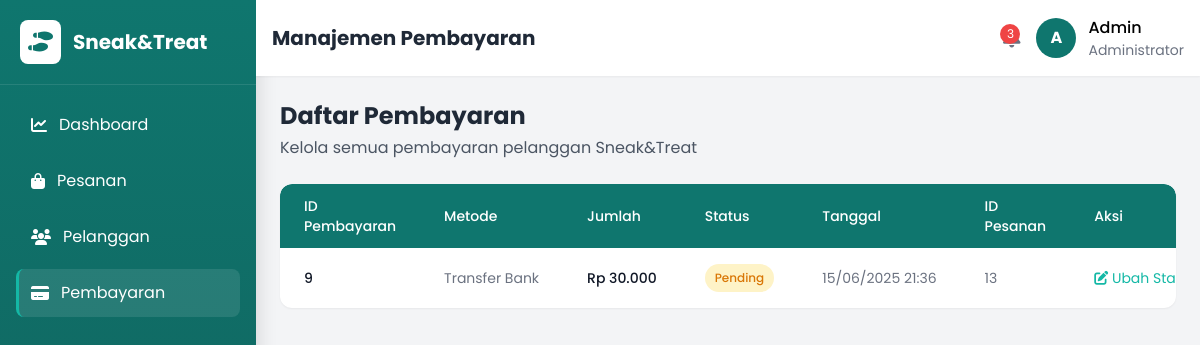
Screenshot of /Project_Sepatu/Admin_Page/Pembayaran/DeksPM.php with the database file from the repository.
### tables this page shows
CREATE TABLE `pembayaran` (
  `IdPembayaran` int(11) NOT NULL AUTO_INCREMENT,
  `Metode_Pembayaran` varchar(50) NOT NULL,
  `Jumlah_Pembayaran` decimal(10,2) NOT NULL,
  `Status_Pembayaran` enum('Lunas','Pending','Gagal') DEFAULT 'Pending',
  `Tanggal_Pembayaran` datetime DEFAULT current_timestamp(),
  `Pesanan_IdPesanan` int(11) NOT NULL,
  PRIMARY KEY (`IdPembayaran`),
  KEY `Pesanan_IdPesanan` (`Pesanan_IdPesanan`),
  CONSTRAINT `pembayaran_ibfk_1` FOREIGN KEY (`Pesanan_IdPesanan`) REFERENCES `pesanan` (`idPesanan`) ON DELETE CASCADE ON UPDATE CASCADE
);

### Project_Sepatu/Admin_Page/Pembayaran/DeksPM.php (the view, shortened to what this page needs)
<!DOCTYPE html>
<html lang="id">
<head>
  <script src="https://cdn.tailwindcss.com"></script>
  <link rel="stylesheet" href="https://cdnjs.cloudflare.com/ajax/libs/font-awesome/6.4.0/css/all.min.css">
</head>
<body class="bg-gray-100">
<?php
include('conn.php');
$sql = "SELECT
            IdPembayaran,
            Metode_Pembayaran,
            Jumlah_Pembayaran,
            Status_Pembayaran,
            Tanggal_Pembayaran,
            Pesanan_IdPesanan
        FROM pembayaran
        ORDER BY Tanggal_Pembayaran DESC";
$result = $conn->query($sql);
?>
  <div class="flex min-h-screen">
    <aside class="sidebar w-64 min-h-screen text-white transition-all duration-300">
      <div class="p-5 flex items-center gap-3 border-b border-white/10">
        <div class="bg-white p-2 rounded-lg">
          <i class="fas fa-shoe-prints text-primary text-xl"></i>
        </div>
        <h1 class="text-xl font-bold logo-text">Sneak&Treat</h1>
      </div>
      <nav class="p-4">
        <ul class="space-y-2">
          <li>
            <a href="../IndexAdmin.php" class="nav-item flex items-center gap-3 p-3 rounded-lg">
              <i class="fas fa-chart-line"></i>
              <span class="nav-text">Dashboard</span>
            </a>
          </li>
          <li>
            <a href="../Pesanan/DeksP.php" class="nav-item flex items-center gap-3 p-3 rounded-lg">
              <i class="fas fa-shopping-bag"></i>
              <span class="nav-text">Pesanan</span>
            </a>
          </li>
          <li>
            <a href="../Pelanggan/DeksPL.php" class="nav-item flex items-center gap-3 p-3 rounded-lg">
              <i class="fas fa-users"></i>
              <span class="nav-text">Pelanggan</span>
            </a>
          </li>
          <li>
            <a href="DeksPM.php" class="nav-item active flex items-center gap-3 p-3 rounded-lg">
              <i class="fas fa-credit-card"></i>
              <span class="nav-text">Pembayaran</span>
            </a>
          </li>
        </ul>
      </nav>
    </aside>
    <div class="flex-1 flex flex-col overflow-hidden">
      <header class="bg-white shadow-sm">
        <div class="flex justify-between items-center p-4">
          <div class="flex items-center">
            <h1 class="text-xl font-bold text-gray-800">Manajemen Pembayaran</h1>
          </div>
          <div class="flex items-center gap-4">
            <div class="relative">
              <button class="text-gray-500 hover:text-gray-700">
              </button>
              <span class="absolute top-0 right-0 bg-red-500 text-white text-xs rounded-full h-5 w-5 flex items-center justify-center">3</span>
            </div>
            <div class="flex items-center gap-3">
              <div class="bg-primary w-10 h-10 rounded-full flex items-center justify-center text-white font-bold">A</div>
              <div class="hidden md:block">
                <p class="font-medium">Admin</p>
                <p class="text-sm text-gray-500">Administrator</p>
              </div>
            </div>
          </div>
        </div>
      </header>
      <main class="flex-1 overflow-y-auto p-4 md:p-6">
        <div class="flex flex-col md:flex-row md:items-center md:justify-between mb-6">
          <div>
            <h2 class="text-2xl font-bold text-gray-800 mb-1">Daftar Pembayaran</h2>
            <p class="text-gray-600">Kelola semua pembayaran pelanggan Sneak&Treat</p>
          </div>
        </div>
        <div class="bg-white rounded-xl shadow-sm overflow-hidden">
          <?php if ($result && $result->num_rows > 0): ?>
            <div class="table-container">
              <table class="min-w-full">
                <thead>
                  <tr class="table-header">
                    <th class="px-6 py-3 text-left text-sm font-medium">ID Pembayaran</th>
                    <th class="px-6 py-3 text-left text-sm font-medium">Metode</th>
                    <th class="px-6 py-3 text-left text-sm font-medium">Jumlah</th>
                    <th class="px-6 py-3 text-left text-sm font-medium">Status</th>
                    <th class="px-6 py-3 text-left text-sm font-medium">Tanggal</th>
                    <th class="px-6 py-3 text-left text-sm font-medium">ID Pesanan</th>
                    <th class="px-6 py-3 text-left text-sm font-medium">Aksi</th>
                  </tr>
                </thead>
                <tbody class="divide-y divide-gray-200">
                  <?php while($row = $result->fetch_assoc()): ?>
                    <tr class="table-row">
                      <td class="px-6 py-4 whitespace-nowrap text-sm font-medium text-gray-900">
                        <?= htmlspecialchars($row['IdPembayaran']) ?>
                      </td>
                      <td class="px-6 py-4 whitespace-nowrap text-sm text-gray-500">
                        <?= htmlspecialchars($row['Metode_Pembayaran']) ?>
                      </td>
                      <td class="px-6 py-4 whitespace-nowrap text-sm font-medium text-gray-900">
                        Rp <?= number_format($row['Jumlah_Pembayaran'], 0, ',', '.') ?>
                      </td>
                      <td class="px-6 py-4 whitespace-nowrap text-sm">
                        <?php
                          $statusClass = 'status-' . strtolower($row['Status_Pembayaran']);
                          $statusText = htmlspecialchars($row['Status_Pembayaran']);
                        ?>
                        <span class="status-badge <?= $statusClass ?>">
                          <?= $statusText ?>
                        </span>
                      </td>
                      <td class="px-6 py-4 whitespace-nowrap text-sm text-gray-500">
                        <?= date('d/m/Y H:i', strtotime($row['Tanggal_Pembayaran'])) ?>
                      </td>
                      <td class="px-6 py-4 whitespace-nowrap text-sm text-gray-500">
                        <?= htmlspecialchars($row['Pesanan_IdPesanan']) ?>
                      </td>
                      <td class="px-6 py-4 whitespace-nowrap text-sm text-gray-500">
                        <button onclick="openStatusModal(<?= $row['IdPembayaran'] ?>, '<?= $row['Status_Pembayaran'] ?>')"
                                class="text-accent hover:text-secondary transition-colors">
                          <i class="fas fa-edit"></i> Ubah Status
                        </button>
                      </td>
                    </tr>
                  <?php endwhile; ?>
                </tbody>
              </table>
            </div>
          <?php endif; ?>
        </div>
      </main>
    </div>
  </div>
</body>
</html>

### Project_Sepatu/Admin_Page/Pembayaran/DeksPM.php (style rules this page uses)
body { font-family: 'Poppins', sans-serif; background-color: #f3f4f6; }
.sidebar { background: linear-gradient(180deg, #0f766e 0%, #115e59 100%); box-shadow: 0 4px 20px rgba(0, 0, 0, 0.15); }
.nav-item { transition: all 0.3s ease; border-left: 3px solid transparent; }
.nav-item:hover, .nav-item.active { background: rgba(255, 255, 255, 0.1); border-left: 3px solid #14b8a6; }
.table-container { border-radius: 12px; overflow: hidden; box-shadow: 0 4px 6px rgba(0, 0, 0, 0.05); }
.table-header { background-color: #0f766e; color: white; }
.status-badge { padding: 4px 10px; border-radius: 20px; font-size: 0.75rem; font-weight: 500; display: inline-block; }
.status-pending { background-color: #fef3c7; color: #d97706; }

### rows the page displays
pembayaran: IdPembayaran "9", Metode_Pembayaran "Transfer Bank", Jumlah_Pembayaran "30.000", Status_Pembayaran "Pending", Tanggal_Pembayaran "15/06/2025 21:36", Pesanan_IdPesanan "13"
